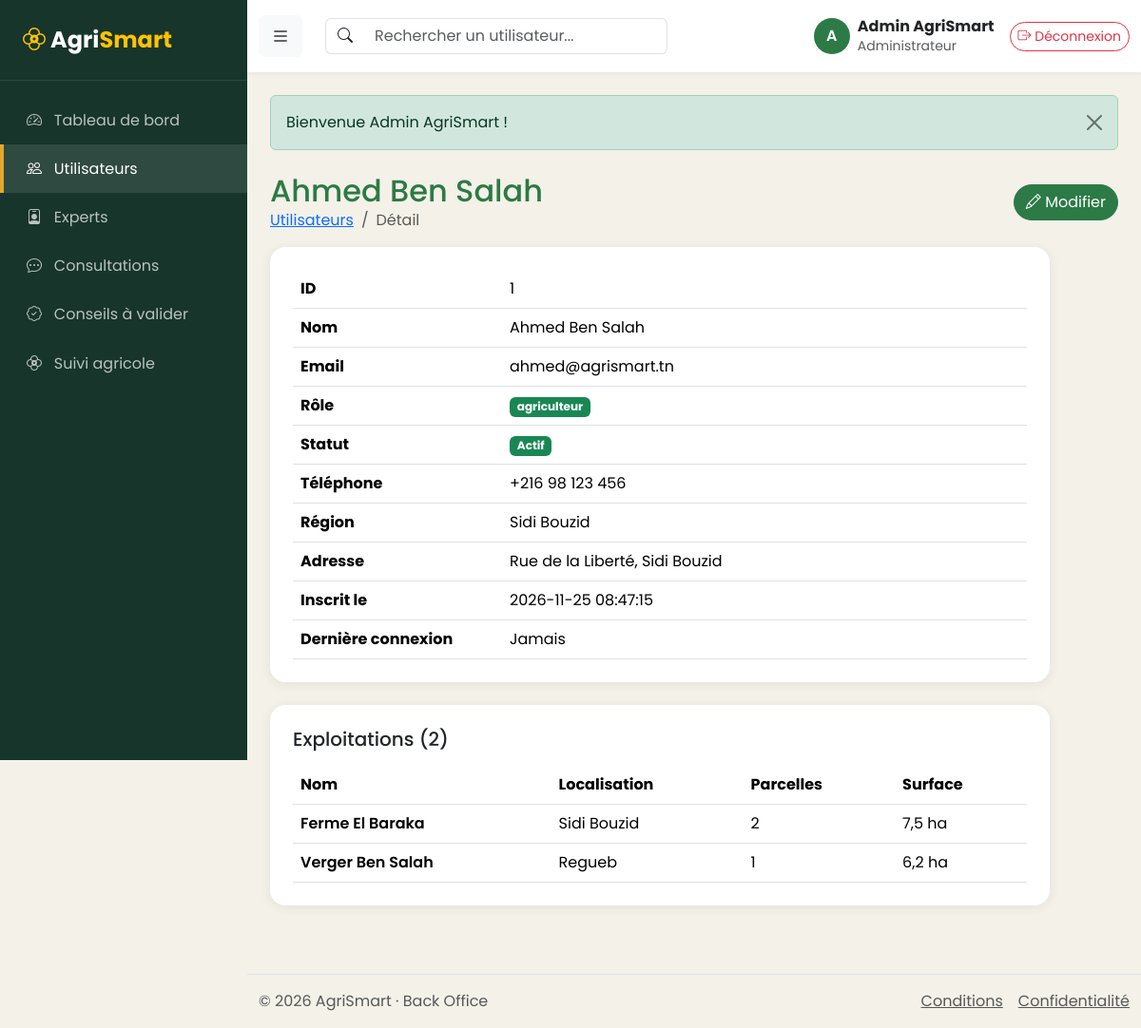
Page /backoffice/index.php?page=utilisateur-show&id=1 (signed in) on the committed database.
### tables this page shows
CREATE TABLE utilisateur (
    id                 INT AUTO_INCREMENT PRIMARY KEY,
    nom                VARCHAR(100) NOT NULL,
    email              VARCHAR(150) NOT NULL UNIQUE,
    mot_de_passe       VARCHAR(255) NOT NULL,               
    role               ENUM('agriculteur','expert','administrateur') NOT NULL DEFAULT 'agriculteur',
    telephone          VARCHAR(20)  NOT NULL DEFAULT '',
    adresse            VARCHAR(255) NOT NULL DEFAULT '',
    region             VARCHAR(60)  NOT NULL DEFAULT '',
    niveau_acces       TINYINT      NOT NULL DEFAULT 1,     
    specialite         VARCHAR(100) NOT NULL DEFAULT '',    
    experience         INT          NOT NULL DEFAULT 0,     
    disponibilite      TINYINT(1)   NOT NULL DEFAULT 1,     
    actif              TINYINT(1)   NOT NULL DEFAULT 1,     
    derniere_connexion DATETIME NULL,
    created_at         TIMESTAMP DEFAULT CURRENT_TIMESTAMP,
    INDEX idx_role (role)
);

CREATE TABLE exploitation (
    id              INT AUTO_INCREMENT PRIMARY KEY,
    agriculteur_id  INT NOT NULL,
    nom             VARCHAR(100) NOT NULL,
    localisation    VARCHAR(150) NOT NULL,
    created_at      TIMESTAMP DEFAULT CURRENT_TIMESTAMP,
    CONSTRAINT fk_exploitation_user FOREIGN KEY (agriculteur_id) REFERENCES utilisateur(id) ON DELETE CASCADE
);

### backoffice/app/Controllers/Controller.php (called while the page is built, shortened)
<?php
abstract class Controller
{
    protected function render(string $view, array $data = [], string $title = 'AgriSmart Admin', string $currentPage = '', string $extraScripts = ''): void
    {
        $admin = users()->currentUser();
        extract($data, EXTR_SKIP);
        require __DIR__ . '/../Views/pages/' . $view . '.php';
        require __DIR__ . '/../Views/layout.php';
    }
}

### backoffice/app/Controllers/UtilisateursController.php (called while the page is built, shortened)
<?php
require_once __DIR__ . '/../../../config/database.php';
class UtilisateursController extends Controller
{
    public function show(): void
    {
        $target = users()->findById((int) ($_GET['id'] ?? 0));
        if ($target->getRole() === Utilisateur::ROLE_AGRICULTEUR) {
            $stmt = Database::getConnexion()->prepare(
                'SELECT e.id, e.nom, e.localisation, COUNT(p.id) AS nb_parcelles, COALESCE(SUM(p.surface), 0) AS surface
                 FROM exploitation e LEFT JOIN parcelle p ON p.exploitation_id = e.id
                 WHERE e.agriculteur_id = :id
                 GROUP BY e.id, e.nom, e.localisation ORDER BY e.id ASC'
            );
            $stmt->execute(['id' => $target->getId()]);
            $exploitations = $stmt->fetchAll();
        }
        $this->render('utilisateur-show', compact('target', 'exploitations'), 'Détail utilisateur', 'utilisateurs');
    }
}

### backoffice/index.php (called while the page is built, shortened)
<?php
require_once __DIR__ . '/../core/helpers.php';
require_once __DIR__ . '/../controllers/UserController.php';
require_once __DIR__ . '/app/helpers.php';
require_once __DIR__ . '/app/Controllers/Controller.php';
$routes = require __DIR__ . '/app/routes.php';
$page = (string) ($_GET['page'] ?? 'dashboard');
if ($page !== 'login') {
    users()->requireRole(Utilisateur::ROLE_ADMIN);
}
[$class, $method] = $routes[$page];
(new $class())->$method();

### config/config.php (called while the page is built, shortened)
<?php
$config = [
    'db' => [
        'host'    => 'localhost',
        'port'    => 3306,
        'name'    => 'agrismart',
        'user'    => 'root',
        'pass'    => '',
        'charset' => 'utf8mb4',
    ],
    'debug'            => false,
    'session_lifetime' => 1800,
    'max_login_tries'  => 5,
    'lockout_minutes'  => 5,
];
$local = __DIR__ . '/config.local.php';
return $config;

### config/database.php (called while the page is built, shortened)
<?php
class Database
{
    private static ?PDO $pdo = null;
    public static function getConnexion(): PDO
    {
        if (self::$pdo === null) {
            $config = require __DIR__ . '/config.php';
            $db = $config['db'];
            $dsn = sprintf('mysql:host=%s;port=%d;dbname=%s;charset=%s', $db['host'], $db['port'], $db['name'], $db['charset']);
            try {
                self::$pdo = new PDO($dsn, $db['user'], $db['pass'], [
                    PDO::ATTR_ERRMODE            => PDO::ERRMODE_EXCEPTION,
                    PDO::ATTR_DEFAULT_FETCH_MODE => PDO::FETCH_ASSOC,
                    PDO::ATTR_EMULATE_PREPARES   => false,
                ]);
            } catch (PDOException $e) {
                error_log('AgriSmart DB: ' . $e->getMessage());
                http_response_code(500);
                die(!empty($config['debug'])
                    ? 'Erreur base de données : ' . htmlspecialchars($e->getMessage(), ENT_QUOTES, 'UTF-8')
                    : 'Service temporairement indisponible (connexion à la base de données impossible).');
            }
        }
        return self::$pdo;
    }
}

### backoffice/app/helpers.php (called while the page is built, shortened)
<?php
function users(): UserController
{
    static $controller = null;
    if ($controller === null) {
        $controller = new UserController();
    }
    return $controller;
}

### controllers/UserController.php (called while the page is built, shortened)
<?php
require_once __DIR__ . '/../config/database.php';
class UserController
{
    private PDO $db;
    private ?Utilisateur $current = null;
    private bool $currentLoaded = false;
    public function __construct()
    {
        $this->db = Database::getConnexion();
        $this->config = require __DIR__ . '/../config/config.php';
    }
    public static function isAuthenticated(): bool
    {
        return !empty($_SESSION['user_id']);
    }
    public function currentUser(): ?Utilisateur
    {
        if (!$this->currentLoaded) {
            $this->currentLoaded = true;
            $this->current = $this->findById((int) $_SESSION['user_id']);
        }
        return $this->current;
    }
    public function requireAuth(): Utilisateur
    {
        $user = $this->currentUser();
        return $user;
    }
    public function requireRole(string $role): Utilisateur
    {
        $user = $this->requireAuth();
        return $user;
    }
    public function findById(int $id): ?Utilisateur
    {
        $stmt = $this->db->prepare('SELECT * FROM utilisateur WHERE id = :id LIMIT 1');
        $stmt->execute(['id' => $id]);
        $row = $stmt->fetch();
        return $row ? Utilisateur::fromArray($row) : null;
    }
}

### models/Utilisateur.php (called while the page is built, shortened)
<?php
class Utilisateur
{
    protected int $id = 0;
    protected string $nom = '';
    protected string $email = '';
    protected bool $actif = true;
    protected ?string $derniereConnexion = null;
    protected string $createdAt = '';
    public function getId(): int { return $this->id; }
    public function getNom(): string { return $this->nom; }
    public function getEmail(): string { return $this->email; }
    public function isActif(): bool { return $this->actif; }
    public function getDerniereConnexion(): ?string { return $this->derniereConnexion; }
    public function getCreatedAt(): string { return $this->createdAt; }
    public function setId(int $id): void { $this->id = $id; }
    public function setNom(string $nom): void { $this->nom = $nom; }
    public function setEmail(string $email): void { $this->email = $email; }
    public function setActif(bool $actif): void { $this->actif = $actif; }
    public function setDerniereConnexion(?string $d): void { $this->derniereConnexion = $d; }
    public function setCreatedAt(string $createdAt): void { $this->createdAt = $createdAt; }
    public static function fromArray(array $r): Utilisateur
    {
        $role = $r['role'] ?? '';
        $u = $role === self::ROLE_ADMIN ? new Administrateur() : ($role === self::ROLE_EXPERT ? new Expert() : new Agriculteur());
        $u->setId((int) ($r['id'] ?? 0));
        $u->setNom((string) ($r['nom'] ?? ''));
        $u->setEmail((string) ($r['email'] ?? ''));
        $u->setMotDePasse((string) ($r['mot_de_passe'] ?? ''));
        $u->setActif((bool) ($r['actif'] ?? 1));
        $u->setDerniereConnexion($r['derniere_connexion'] ?? null);
        $u->setCreatedAt((string) ($r['created_at'] ?? ''));
        if ($u instanceof Agriculteur) {
            $u->setTelephone((string) ($r['telephone'] ?? ''));
            $u->setAdresse((string) ($r['adresse'] ?? ''));
            $u->setRegion((string) ($r['region'] ?? ''));
        } elseif ($u instanceof Expert) {
            $u->setSpecialite((string) ($r['specialite'] ?? ''));
            $u->setExperience((int) ($r['experience'] ?? 0));
            $u->setDisponibilite((bool) ($r['disponibilite'] ?? 1));
        } elseif ($u instanceof Administrateur) {
            $u->setNiveauAcces((int) ($r['niveau_acces'] ?? 1));
        }
        return $u;
    }
}

### core/helpers.php (called while the page is built, shortened)
<?php
function e($v): string
{
    return htmlspecialchars((string) $v, ENT_QUOTES, 'UTF-8');
}
function url(string $page, array $params = []): string
{
    return 'index.php?' . http_build_query(['page' => $page] + $params);
}

### models/Agriculteur.php (called while the page is built, shortened)
<?php
class Agriculteur extends Utilisateur
{
    private string $telephone = '';
    private string $adresse = '';
    private string $region = '';
    public function getTelephone(): string { return $this->telephone; }
    public function getAdresse(): string { return $this->adresse; }
    public function getRegion(): string { return $this->region; }
    public function getRole(): string { return self::ROLE_AGRICULTEUR; }
    public function setTelephone(string $telephone): void { $this->telephone = $telephone; }
    public function setAdresse(string $adresse): void { $this->adresse = $adresse; }
    public function setRegion(string $region): void { $this->region = $region; }
}

### backoffice/app/Views/pages/utilisateur-show.php (the view, shortened to what this page needs)
<?php
$isAgri = $target instanceof Agriculteur;
?>
<section class="page-content">
    <div class="d-flex flex-wrap justify-content-between align-items-center mb-3">
        <div>
            <h2 class="text-primary mb-0"><?= e($target->getNom()) ?></h2>
            <nav aria-label="breadcrumb"><ol class="breadcrumb mb-0">
                <li class="breadcrumb-item"><a href="<?= url('utilisateurs') ?>">Utilisateurs</a></li>
                <li class="breadcrumb-item active" aria-current="page">Détail</li>
            </ol></nav>
        </div>
        <a href="<?= url('utilisateur-form', ['id' => $target->getId()]) ?>" class="btn btn-primary rounded-pill"><i class="bi bi-pencil"></i> Modifier</a>
    </div>
    <div class="card p-4 mb-4" style="max-width: 820px;">
        <table class="table mb-0">
            <tr><th style="width:220px">ID</th><td><?= $target->getId() ?></td></tr>
            <tr><th>Nom</th><td><?= e($target->getNom()) ?></td></tr>
            <tr><th>Email</th><td><?= e($target->getEmail()) ?></td></tr>
            <tr><th>Rôle</th><td><span class="badge <?= $isAgri ? 'text-bg-success' : ($target instanceof Expert ? 'text-bg-info' : 'text-bg-danger') ?>"><?= e($target->getRole()) ?></span></td></tr>
            <tr><th>Statut</th><td><span class="badge <?= $target->isActif() ? 'text-bg-success' : 'text-bg-secondary' ?>"><?= $target->isActif() ? 'Actif' : 'Bloqué' ?></span></td></tr>
            <?php if ($isAgri): ?>
                <tr><th>Téléphone</th><td><?= e($target->getTelephone()) ?: '—' ?></td></tr>
                <tr><th>Région</th><td><?= e($target->getRegion()) ?: '—' ?></td></tr>
                <tr><th>Adresse</th><td><?= e($target->getAdresse()) ?: '—' ?></td></tr>
            <?php endif; ?>
            <tr><th>Inscrit le</th><td><?= e($target->getCreatedAt()) ?></td></tr>
            <tr><th>Dernière connexion</th><td><?= e($target->getDerniereConnexion() ?? 'Jamais') ?></td></tr>
        </table>
    </div>
    <?php if ($isAgri): ?>
        <div class="card p-4" style="max-width: 820px;">
            <h5 class="mb-3">Exploitations (<?= count($exploitations) ?>)</h5>
            <?php if (!$exploitations): ?>
                <p class="text-muted mb-0">Aucune exploitation.</p>
            <?php else: ?>
                <div class="table-responsive"><table class="table align-middle mb-0">
                    <thead><tr><th>Nom</th><th>Localisation</th><th>Parcelles</th><th>Surface</th></tr></thead>
                    <tbody>
                    <?php foreach ($exploitations as $x): ?>
                        <tr>
                            <td class="fw-semibold"><?= e($x['nom']) ?></td>
                            <td><?= e($x['localisation']) ?></td>
                            <td><?= (int) $x['nb_parcelles'] ?></td>
                            <td><?= number_format((float) $x['surface'], 1, ',', ' ') ?> ha</td>
                        </tr>
                    <?php endforeach; ?>
                    </tbody>
                </table></div>
            <?php endif; ?>
        </div>
    <?php endif; ?>
</section>

### backoffice/app/Views/partials/header.php (shortened to what this page needs)
<header class="header">
    <div class="container-fluid">
        <div class="d-flex align-items-center justify-content-between py-3">
            <button type="button" id="menu-toggle" class="btn btn-light" aria-label="Menu"><i class="bi bi-list fs-5"></i></button>
            <form class="d-none d-md-block flex-grow-1 mx-4" role="search" method="get" action="index.php">
                <div class="input-group" style="max-width: 360px;">
                    <span class="input-group-text bg-white border-end-0"><i class="bi bi-search"></i></span>
                    <input type="search" name="q" class="form-control border-start-0" placeholder="Rechercher un utilisateur..." aria-label="Rechercher">
                </div>
            </form>
            <div class="d-flex align-items-center gap-3">
                <a href="<?= url('profil') ?>" class="d-flex align-items-center text-decoration-none text-dark">
                    <span class="avatar me-2"><?= e(mb_strtoupper(mb_substr($admin ? $admin->getNom() : 'A', 0, 1))) ?></span>
                    <div class="lh-sm d-none d-sm-block"><strong><?= e($admin ? $admin->getNom() : 'Admin') ?></strong><br><small class="text-muted">Administrateur</small></div>
                </a>
                <form method="post" action="<?= url('logout') ?>" class="m-0">
                    <button type="submit" class="btn btn-outline-danger btn-sm rounded-pill"><i class="bi bi-box-arrow-right"></i> Déconnexion</button>
                </form>
            </div>
        </div>
    </div>
</header>

### backoffice/app/Views/assets/css/admin.css (style rules this page uses)
:root { --as-leaf: #2C7A46; --as-forest: #17352A; --as-ochre: #E3A72F; --as-sand: #F4F1E8; --sidebar-w: 260px; --bs-primary: #2C7A46; --bs-primary-rgb: 44, 122, 70; --bs-link-color: #2C7A46; --bs-link-hover-color: #17352A; --bs-body-font-family: 'Poppins', system-ui, sans-serif; }
body { background: var(--as-sand); }
.text-primary { color: var(--as-leaf) !important; }
.btn-primary { --bs-btn-bg: #2C7A46; --bs-btn-border-color: #2C7A46; --bs-btn-hover-bg: #17352A; --bs-btn-hover-border-color: #17352A; --bs-btn-active-bg: #17352A; --bs-btn-active-border-color: #17352A; }
.card { border: 0; border-radius: 16px; box-shadow: 0 2px 12px rgba(23,53,42,.08); }
.header { background: #fff; box-shadow: 0 1px 6px rgba(0,0,0,.06); position: sticky; top: 0; z-index: 90; }
.avatar { width: 38px; height: 38px; border-radius: 50%; background: var(--as-leaf); color: #fff; display: inline-flex; align-items: center; justify-content: center; font-weight: 600; }
.page-content { padding: 1.5rem; }

### rows in the picture
utilisateur: nom "A", nom "Admin AgriSmart"
utilisateur: nom "Ahmed Ben Salah", id "1", email "ahmed@agrismart.tn", telephone "+216 98 123 456", region "Sidi Bouzid", adresse "Rue de la Liberté, Sidi Bouzid", created_at "2026-11-25 08:47:15", derniere_connexion "Jamais"
exploitation: nom "Ferme El Baraka", localisation "Sidi Bouzid", nb_parcelles "2", surface "7,5"
exploitation: nom "Verger Ben Salah", localisation "Regueb", nb_parcelles "1", surface "6,2"

### other values in the picture
$item['label'] "Tableau de bord"
$item['label'] "Utilisateurs"
$item['label'] "Experts"
$item['label'] "Consultations"
$item['label'] "Conseils à valider"
$item['label'] "Suivi agricole"
$flashMsg['msg'] "Bienvenue Admin AgriSmart !"
$target->getRole() "agriculteur"
count($exploitations) "2"
